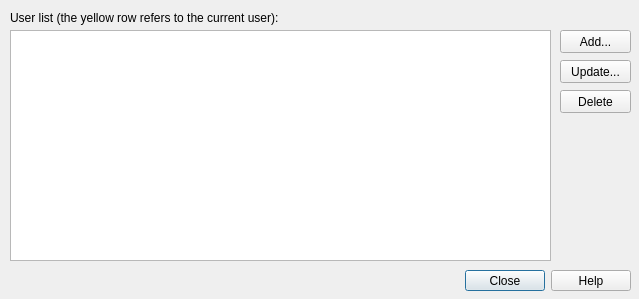
<?xml version="1.0" encoding="UTF-8"?>
<ui version="4.0">
 <class>user_list_dialog</class>
 <widget class="QDialog" name="user_list_dialog">
  <property name="geometry">
   <rect>
    <x>0</x>
    <y>0</y>
    <width>639</width>
    <height>299</height>
   </rect>
  </property>
  <property name="windowTitle">
   <string>URMHS - User list</string>
  </property>
  <widget class="QLabel" name="label">
   <property name="geometry">
    <rect>
     <x>10</x>
     <y>10</y>
     <width>361</width>
     <height>16</height>
    </rect>
   </property>
   <property name="text">
    <string>User list (the yellow row refers to the current user):</string>
   </property>
  </widget>
  <widget class="QTableWidget" name="user_list">
   <property name="geometry">
    <rect>
     <x>10</x>
     <y>30</y>
     <width>541</width>
     <height>231</height>
    </rect>
   </property>
  </widget>
  <widget class="QDialogButtonBox" name="buttonBox">
   <property name="geometry">
    <rect>
     <x>370</x>
     <y>270</y>
     <width>261</width>
     <height>21</height>
    </rect>
   </property>
   <property name="orientation">
    <enum>Qt::Horizontal</enum>
   </property>
   <property name="standardButtons">
    <set>QDialogButtonBox::Close|QDialogButtonBox::Help</set>
   </property>
  </widget>
  <widget class="QPushButton" name="addButton">
   <property name="geometry">
    <rect>
     <x>560</x>
     <y>30</y>
     <width>71</width>
     <height>23</height>
    </rect>
   </property>
   <property name="text">
    <string>Add...</string>
   </property>
  </widget>
  <widget class="QPushButton" name="updButton">
   <property name="geometry">
    <rect>
     <x>560</x>
     <y>60</y>
     <width>71</width>
     <height>23</height>
    </rect>
   </property>
   <property name="text">
    <string>Update...</string>
   </property>
  </widget>
  <widget class="QPushButton" name="delButton">
   <property name="geometry">
    <rect>
     <x>560</x>
     <y>90</y>
     <width>71</width>
     <height>23</height>
    </rect>
   </property>
   <property name="text">
    <string>Delete</string>
   </property>
  </widget>
 </widget>
 <resources/>
 <connections>
  <connection>
   <sender>addButton</sender>
   <signal>clicked()</signal>
   <receiver>user_list_dialog</receiver>
   <slot>onAdd()</slot>
   <hints>
    <hint type="sourcelabel">
     <x>604</x>
     <y>39</y>
    </hint>
    <hint type="destinationlabel">
     <x>624</x>
     <y>14</y>
    </hint>
   </hints>
  </connection>
  <connection>
   <sender>updButton</sender>
   <signal>clicked()</signal>
   <receiver>user_list_dialog</receiver>
   <slot>onUpd()</slot>
   <hints>
    <hint type="sourcelabel">
     <x>584</x>
     <y>71</y>
    </hint>
    <hint type="destinationlabel">
     <x>636</x>
     <y>75</y>
    </hint>
   </hints>
  </connection>
  <connection>
   <sender>delButton</sender>
   <signal>clicked()</signal>
   <receiver>user_list_dialog</receiver>
   <slot>onDel()</slot>
   <hints>
    <hint type="sourcelabel">
     <x>611</x>
     <y>104</y>
    </hint>
    <hint type="destinationlabel">
     <x>633</x>
     <y>118</y>
    </hint>
   </hints>
  </connection>
  <connection>
   <sender>buttonBox</sender>
   <signal>clicked(QAbstractButton*)</signal>
   <receiver>user_list_dialog</receiver>
   <slot>onButtonBox()</slot>
   <hints>
    <hint type="sourcelabel">
     <x>401</x>
     <y>283</y>
    </hint>
    <hint type="destinationlabel">
     <x>328</x>
     <y>279</y>
    </hint>
   </hints>
  </connection>
 </connections>
 <slots>
  <slot>onAdd()</slot>
  <slot>onUpd()</slot>
  <slot>onDel()</slot>
  <slot>onHelpButton()</slot>
  <slot>onClose()</slot>
  <slot>onButtonBox()</slot>
 </slots>
</ui>
